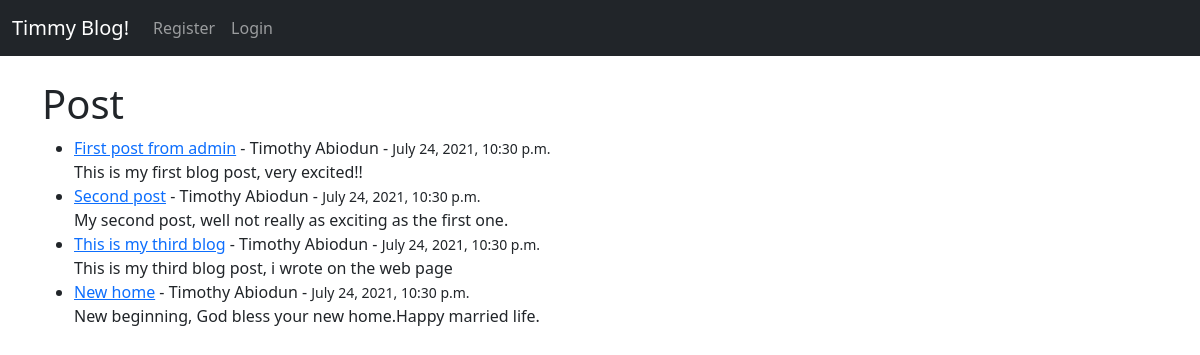
/, run on an earlier commit of the app's database.
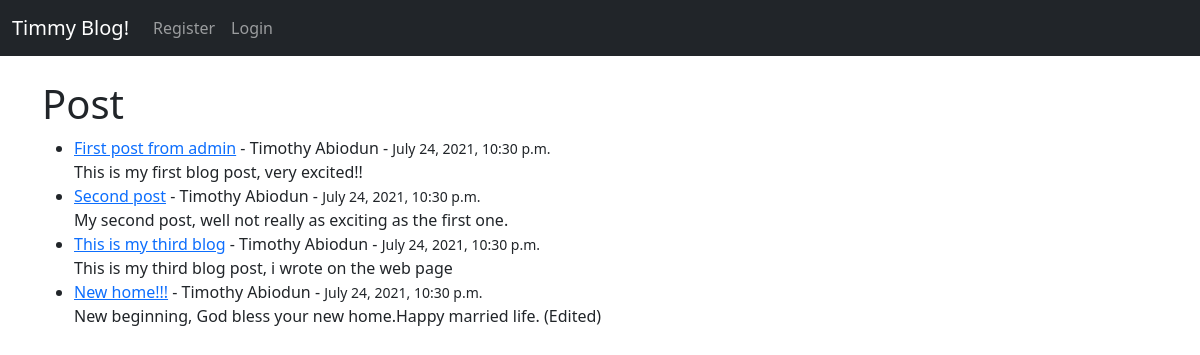
And on a later commit of the database.
### timmyBlog/models.py (models this page shows, shortened)
class Post(models.Model):
    title = models.CharField(max_length=255)
    title_tag = models.CharField(max_length=255)
    author = models.ForeignKey(User, on_delete=models.CASCADE)
    body = models.TextField()
    post_date = models.DateField(auto_now_add=True)
    post_time = models.TimeField(auto_now_add=True)

### timmyBlog/views.py (the view)
# urls.py: path('', HomePage.as_view(), name="home"),
class HomePage(ListView):
    model = Post
    template_name = 'home.html'
    ordering = ['-post_time']

### timmyBlog/templates/home.html (shortened to what this page needs)
{% extends 'base.html' %}
{% block content %}
<h1>Post</h1>
<ul>
{% for post in object_list %}
    <li><a href="{% url 'article-detail' post.pk %}">
        {{ post.title }}</a> - {{ post.author.first_name }}
        {{ post.author.last_name }} -  <small>{{ post.post_date }}, {{ post.post_time }}</small>
        <br>
    {{ post.body|slice:"200" }}</li>
{% endfor %}
</ul>
{% endblock %}

### timmyBlog/templates/base.html (shortened to what this page needs)
<!doctype html>
<html lang="en">
  <head>
    <link href="https://cdn.jsdelivr.net/npm/bootstrap@5.0.2/dist/css/bootstrap.min.css" rel="stylesheet">
  </head>
  <body>
    <nav class="navbar navbar-expand-lg navbar-dark bg-dark">
      <div class="container-fluid">
        <a class="navbar-brand" href="{% url 'home' %}">Timmy Blog!</a>
        <div class="collapse navbar-collapse" id="navbarSupportedContent">
          <ul class="navbar-nav me-auto mb-2 mb-lg-0">
            {% if user.is_authenticated %}
            <li class="nav-item">
              <a class="nav-link" href="{% url 'add_new_post' %}">Add Post</a>
            </li>
            <li class="nav-item">
              <a class="nav-link" href="{% url 'logout' %}">Logout</a>
            </li>
            {% else %}
            <li class="nav-item">
              <a class="nav-link" href="{% url 'register' %}">Register</a>
            </li>
            <li class="nav-item">
              <a class="nav-link" href="{% url 'login' %}">Login</a>
            </li>
            {% endif %}
          </ul>
        </div>
      </div>
    </nav>
      <br>
      <div class="container">
        {% block content %}
        {% endblock %}
      </div>
  </body>
</html>

What changed in the data, as far as the page shows it:
changed Post: title "New home" → "New home!!!"; body "New beginning, God bless your new home.Happy married life." → "New beginning, God bless your new home.Happy married life. (Edited)"
